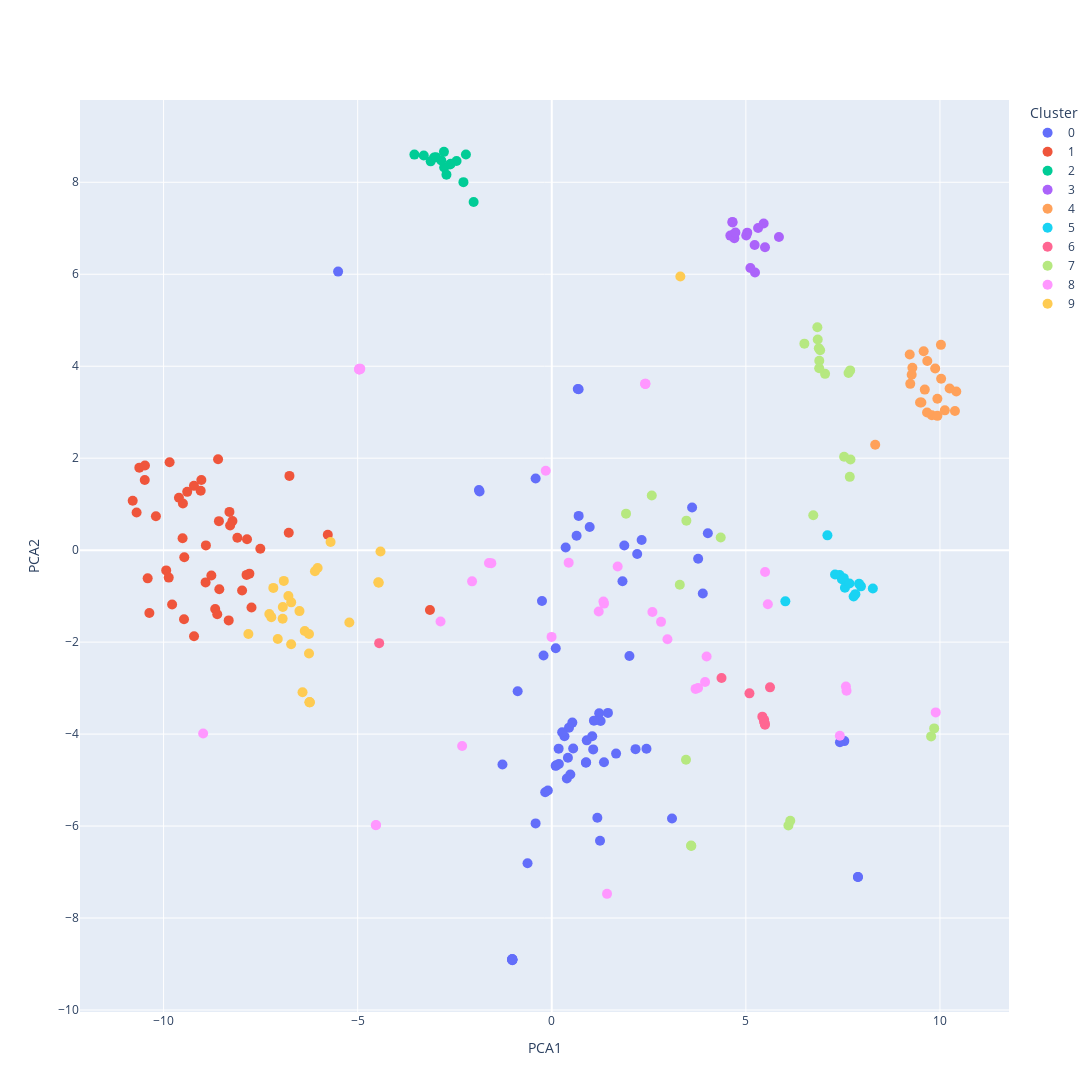

Write notebook code for a chart like this one.
### Markdown cell above
#### English

### Code cell
color_map = {i:px.colors.qualitative.Plotly[i] for i in range(10)}
lang = tsne_df_en['cluster'].map(color_map)

fig = go.Figure()

for cluster_value, cluster_color in color_map.items():
    cluster_data = tsne_df_en[tsne_df_en['cluster'] == cluster_value]
    fig.add_trace(go.Scatter(
        x=cluster_data['PC1'],
        y=cluster_data['PC2'],
        mode='markers',
        marker=dict(color=cluster_color, size=10),
        text=cluster_data['text'],
        name=cluster_value,
    ))

fig.update_layout(
    autosize=False,
    width=1500,
    height=1500,
    legend=dict(title='Cluster'),
    xaxis_title='PC1',
    yaxis_title='PC2'
)

fig.show()

### Figure 1 — Plotly figure (JSON) as saved in the notebook; plotly's stock layout.template omitted (floating-point values rounded to 4 significant figures)
{"data": [{"marker": {"color": "#636EFA", "size": 10}, "mode": "markers", "name": "0", "text": ["Son🥺", "Can't wait for this shitshow to be over and for next world cup. This one is such a waste 🗑 🙄. #nextplease #notoqatar2022 #boicotworldcup", "TERANGA boys 🇸🇳🇸🇳❤️", "You are the best lady😻🤩🙏👏♥️⚽🤠fifa.", "Rainbow 🌈🌈🌈 shame on fifa", "Waiting next game..steady team⚽💥🏃", "@dhofar_photo 🏳️⚧️☪️🏳️🌈", "@goodthanksyourself nice goal❤️", "@smithswith_ ❤️so good!!", "@the_real_thorstinho #onetwo 🤭🤭🤭🤭🤭", "Gay people, they are my favorite 🌈🌈", "Beauty of Qatar ❤️", "Hazard's the only reason im a chelsea fan 🐐💙", "@gokselinia they all good, u are the one being racist u woman with cartoon tshirt or I say Karen👩🏻🦰", "Asian's the best🇧🇭🇮🇷🇯🇵🇰🇷🇸🇦🇭🇲😍💪💪💪", "Italy >>❤️", "Mount❤️", "Once a player , always a player .To all such best players 🍷⚽💯💪", "Dude… YOUR team was so rude and had poor sportsmanship. This new generation think they are entitled😡 Any other country would have been honored to be in the world cup to play on the same field with these GREAT players from 🇭🇷 \n\nI hope this humbles them. Canada player were acting like little brats. Croatia shut them up and put them on time out. Literally OUT😂💪🏻🇭🇷🇭🇷🇭🇷🇭🇷🇭🇷🇭🇷🏆🏆🏆🏆⚽️⚽️⚽️🇭🇷🇭🇷🇭🇷🇭🇷🇭🇷🇭🇷🇭🇷🇭🇷🇭🇷", "@maidenles.s its game not war ☺️", "Follow m’y account please ❤️", "Morroco is the best 🇲🇦🖤", "@siavashsetoodeh1 where’s your freedom? Stay mad 🇺🇸🦅🇺🇸🦅🇺🇸", "Proudly Ghanaian 🇬🇭 🇬🇭 🇬🇭 🇬🇭 🇬🇭 ❤️", "Casemiro in his sublime form 💯💪🏻⚡⚽💥😎🇧🇷", "@kourosh_offiziell who has more has 5 ⭐️⭐️⭐️⭐️⭐️🤫", "@zarbassir what I love to ear ❤️", "The best version ever ❤️ #qatar @qatar", "The second golden age for the socceroos 🇦🇺🟡🟢", "Loveee this ❤️", "He gave us the best goal of the World Cup so far ❤️", "@kourosh_offiziell 🇧🇷🇧🇷🏆🏆🏆🏆🏆 🤫", "See the final score for another suprise 😌", "@qu_een_ora can and help me to celebrate 🎉 dear sister 🇨🇲🇨🇲🇨🇲🇨🇲🇨🇲🇨🇲🇨🇲🇨🇲", "I will wait for the Portugal match, and we are very sorry for Portugal's victory for Cristiano Ronaldo, because he will not be able to participate again in the World Cup if he does not win the cup this time 🤍🇵🇹", "the last one 💀", "@bruno.arn You’re not gonna win, Mbappe is coming again 👻👻👻👻👻👻", "So sweet❤️ Hope Korea and Japan both do our best in the next game☺️", "All out lets add new people\n\nWhere is Son?\nHome💀💀", "@sonam_la24 in ur dreams... Croatia!!!🇭🇷❤️✌️", "@__oresec_ yo I’m back, we won against Spain 💀 so good luck against Brazil", "Richarlison 🗿🍷", "@chester.was.here Belgium did thier best in 2018 & they were my most supported & favorite team 💙 ❤️.", "@nanaresty7 💯 hate Neymar though.", "Var 🖥 have another opinion 🤫", "@felicitassanto02 we're proud of our team! We still have 5 ⭐️ and nobody can take that away from us! 🇧🇷🇧🇷🇧🇷🇧🇷", "@lupaivatrainer champion are early to gone bake home 🛫🏠🏠", "Caption 💯", "Brazils back that way⬅️", "Respect for the drone operator🛐", "bro peru wasnt even in the wc💀", "@ludmilamasc someone DIDNT watch the match. shut up bruh💀.", "Where is ronaldo👨🏻🦯😔", "The best and only goat 🐐", "Hii dear mera name is Hansraj hai main jaipur se hu main apni study ke sath sath online partime work pichhle 2 months se kar raha hu agar aap bhi apni study ke saath saath partime ya full time work karna chahte ho contact me 6375438113 know the details 💯🚀🤔🤔", "They kost💀", "Where's Korea? Airportttttt ☠️", "Who’s that first guy? His answer ✨", "@larissa_ashley33 your language tells everything of your Country, how you don't have respect to others and criticise other representations. It's not nice at all. But as said before, I'm Croatian and I have respect to you. We are very, very proud of our players, Livakovic shines this year as well as Modric, Periodic, Gvardiol... We are not sad because they are going to play for the 3. Place, which is AMAZINGG and because they played the best football this World cup. They are winners for us! 🇭🇷 🥇", "@symon9001 hello ? 🤟🏽🇦🇷 some body here ?", "@mess_91_ @aiden44w home and happy🥳🥳🤌🏻", "Proudly Moroccan 🇲🇦🇲🇦🇲🇦🇲🇦❤️❤️❤️❤️", "Appreciate to the Admin❤️ who always updated us", "@sarou_lifestyle and you were right , they made history ♥️♥️", "They are so cute 🥹🥹", "@kunchan_13 And that happened... Wht a moment.. Historic... 🏆🐐"], "type": "scatter", "x": [-0.1687, 3.097, 1.221, 1.821, 7.887, 1.868, 2.001, 0.416, 0.1834, -0.1006, 7.888, 0.8795, 0.9766, -0.2122, 3.615, 0.1005, 0.1186, 2.315, 3.771, 0.8848, 0.4436, 7.537, -5.504, 1.042, 2.201, -1.86, 0.5518, 1.067, 1.258, 0.1769, 1.345, 0.3585, -0.416, 4.02, 2.158, -1.019, -0.8788, 1.657, -1.015, 1.086, -1.016, -0.4165, 7.423, 0.6922, -1.271, -1.876, 1.174, 0.6701, 0.327, 1.243, -1.013, -1.016, 0.1028, 0.6926, 3.891, -1.023, -0.6243, -0.2523, 2.439, 0.5296, 0.478, 1.447, 0.9018, 0.2675, 0.3886, 0.6393], "y": [-5.265, -5.834, -3.546, -0.6766, -7.109, 0.09938, -2.301, -4.516, -4.652, -5.227, -7.107, -4.624, 0.5038, -2.29, 0.9264, -4.69, -4.68, 0.2219, -0.1873, -4.61, -3.86, -4.152, 6.057, -4.046, -0.08189, 1.275, -4.313, -4.332, -3.716, -4.317, -4.612, 0.05724, 1.558, 0.3683, -4.327, -8.897, -3.069, -4.424, -8.901, -3.707, -8.916, -5.942, -4.179, 3.499, -4.66, 1.307, -5.819, 3.506, -4.048, -6.318, -8.896, -8.91, -2.134, 0.7453, -0.9422, -8.898, -6.809, -1.106, -4.32, -3.75, -4.879, -3.539, -4.136, -3.96, -4.965, 0.3144]}, {"marker": {"color": "#EF553B", "size": 10}, "mode": "markers", "name": "1", "text": ["@xidiwldnxjqpspqpskxls morroco is a siblingcountry aswell. 20% of them live in Belgium😂.", "@ryjpopp yeah says the people who can't Offord a stay in Qatar 😂", "@matheusgmezz u are goofy as heck😂", "Yes 2022 is different because Argentina will not go in round of 16 😂", "Why they burn Eden with the food question? 😂 @albert810 @chelo23", "@exclusivelysania you are complaining in every post get a life 😂", "@iuchinouen what does that have to do with my overall intelligence ? I would say you are the dump one here for not answering in a full sentence and for minding to girls dating business. You poor thing musst have a boring and sad life 😂", "@mounia.kr__ 😂😂😂 that's the fact about the football.. you people are still too backward(refused) to accept modern changes about modern football.. keep on believing on ancient believes😂😂... No matter the shades, Algeria have not wil never be part of the Qatar world cup😂. NEVER!!. Cameroon is a football giant with Africa and world records. there is nothing you can do about it so chill and enjoy football 😂", "@aa.09_05 In 2010 Messi  just went to South Africa and let my guy Diego Maradona down, Maradona realised why Ronaldo is superior to Messi after that World Cup 😂", "Howtf is he the man of the match? 😂", "@thisiz.a7med you wanted to talk about future?as far as i know marocco won 2-0 to Belgium but Croatia won 4-1 to Canada.Marocco?Whats that?I only know for Loserocco😂", "@tina.f.aoun @gretta.khoury_ bs rebho aalaykun😂😂😂😂😂", "@samiath_bk 😂keep laughing Senegal is the best", "@teodor.luks Argentina beat Poland, Saudi beat Mexico , Argentina,Saudi qualified😂", "All I watch was pessi missing a pen a 3 big chances in front of the goal 😂😂😂😂👏 small game player", "@mr_yasser25 yeah but u didn’t qualify 😂😂😂😂😂 try again in the next 4yrs 😂😂😂", "Plzz say one more time \"Where is messi\" 😂", "Thought is was sniper’s rifle at first 😂", "@izayahlopez1118 omg so sad an upset little inferior American 😂😂", "Man i Park 300 bags of cement in an hour that’s my job so don’t let us talk enjoy your money in peace 😂", "Gol salto olivier giround,offside😂", "@fine.kln it took you two days to think how to come back at me lol and do you even call this “fine” thing a joke 😂 honey 🤭😂", "They themselves said it portugal sui😂😂", "@nacho.cagiao imagine riding off the back of a game from 2014 😂😂", "@theonlyzeee__ ahahaha stpid brazil lost 😂😂", "@felipe.bohmann Brazil is out now still laughing even won against You Guys 😂", "@farzad_1818 pretty soon that will be 🫱🏾🫲🏽✈️🇳🇱🇧🇷🇪🇸 😂😂😂", "@aliaslam_08 So, Portugal vs Croatia in the final match.😂", "@tonyvieira120 Mate next time if you argue football with me without putting your money. I won’t give a reply.. ffs😂", "@enkiduh how about now 😂😂😂😂😂 ❤️❤️❤️❤️❤️", "You people should leave the innocent referee alone.He was paid by the English team to work on their favour by giving them 2 undeserving penalties but the God of French team made sure to expose them and made them lose.Now they are on their way home with their salty fans but crying and blaming the referee. You people should blame Harry Kane for missing that last undeserving penalty 😂😂😂😂", "Netherlands has never won anything. Oh wait, maybe a Euro once 😂", "@aashasz Exactly what I said but the blind fans are blaming the referee instead of blaming Harry Kane😢😂😂😂", "I thought that was lil durk for a sec😂", "Pogba always late....A Real African Timer😂😂😂😂❤️", "It's about class Messi doesn't support LGBTQ 😂?", "@bigstern50 nah morocco will win cause of referees VAR FIFA they need messi to win the world cup means more money expect foul calls, penalties , free kicks for morocco calling it now -(professional sports) put money on it while you can you might be rich 😂😂", "@yayatjie09 😂😂 ay y’all praise this guy too much 🤦🏾♂️", "@imgyan07 well you said it it's a prediction. It's still kinda true tho Croatia vs Morocco will still play a match 😂", "@its.me.anouar_ how about your players would play in their liga and not in the Europa! 😂 they will dream to play FWC", "@2k7.aa sadly all good things must come to an end but he will be taking this World Cup with him 😝😂", "@vialard_mathis right when I thought it was getting boring. I hadn't even registered the first goal😂", "😂does age matter?I think messi used to destroy old defenders at that age", "Now u understand what I mean kid 😂 I say there will be penalty in this match", "@i.am.rsb  Bro Carlos is right Pessy 4 goals all on Penalties, so you hate him for not mentioning a Penalty merchant😂"], "type": "scatter", "x": [-9.933, -9.467, -8.323, -9.511, -7.79, -7.508, -9.845, -10.62, -10.7, -8.67, -10.8, -9.216, -7.978, -10.41, -8.596, -8.099, -8.769, -7.863, -8.565, -9.218, -10.37, -9.027, -7.735, -7.851, -9.474, -8.226, -5.77, -8.617, -9.045, -6.776, -10.48, -8.286, -9.604, -8.918, -9.78, -9.867, -10.49, -6.758, -10.2, -9.502, -3.139, -8.575, -8.91, -8.304, -9.392], "y": [-0.4406, -0.1534, -1.527, 0.2604, -0.5112, 0.02926, 1.913, 1.795, 0.8187, -1.28, 1.074, -1.871, -0.8788, -0.6135, 1.976, 0.2685, -0.55, -0.5378, -0.85, 1.398, -1.368, 1.526, -1.246, 0.2369, -1.502, 0.6337, 0.3359, -1.395, 1.29, 0.3799, 1.842, 0.5373, 1.141, -0.7012, -1.181, -0.5972, 1.524, 1.615, 0.7358, 1.013, -1.301, 0.631, 0.1039, 0.8318, 1.268]}, {"marker": {"color": "#00CC96", "size": 10}, "mode": "markers", "name": "2", "text": ["@tiago.rendas2 bro I do know football but yesterday match that wasn't an offside lol 🤣🤣🤣what cause the camera showed his leg over the line but have you seen the last defender in the box 🤣🤣🤣go and learn football then come back chat to me", "@_francechy_ 🤣🤣🤣", "@5400.seconds are u there bro? 🤣", "@gousasmokingoniran I think that Biranvand's feet made Christian Polsic not have children anymore 🤣🤣🤣", "@realestate_topg what happened 🤣🤣", "@mitchellpolak  it was lucky win.... Argentine will destroy you 🤣🤣", "Priceless!! 🇨🇲\n🤣🤣🤣", "Did he score in this video 🤣", "Portugal humiliated you Shaq🤣🤣🤣\n￼", "@pictures_for_stickers Brazil 🇧🇷🛫🏠🤣🤣🤣🤣", "Yep, ney is gone🤣", "@goborm hehe Habibi🤣🤣", "@leobrajkovic2 Airport, this way ✈️🤣", "@twinty_999  airport this way 🤣👍🏻", "@_msomali_wao and guess what morocco also lost🤣🤣🤣🤣🤣🤣"], "type": "scatter", "x": [-3.539, -2.211, -2.621, -3.298, -2.453, -3.12, -2.602, -2.772, -3.032, -2.276, -2.846, -2.778, -2.714, -2.013, -2.984], "y": [8.601, 8.605, 8.385, 8.583, 8.463, 8.454, 8.402, 8.322, 8.54, 8.003, 8.473, 8.661, 8.166, 7.57, 8.546]}, {"marker": {"color": "#AB63FA", "size": 10}, "mode": "markers", "name": "3", "text": ["Netherlands👏👏👏 and also cricket", "Definitely!!! 👏👏👏👏👏", "@pr1ncesa_mar1 never! Korea is much better team! 👏", "He is completely right! 👏", "hand ball 👏", "The Bluetooth goal 👏", "@itsabdelfatah you were right 👏", "respect 👏", "The Best goal of the world cup👏👏👏⚽️", "Just an amazing team great job 👏🏻👏🏻👏🏻👏🏻👏🏻👏🏻👏🏻👏🏻❤️❤️❤️❤️", "@reemasul_r3 there u go I told u guys yall can win too, good job 👏🏻👏🏻 u guys won fair and square, dont feel low for ur team. They are good enough alrdy 👏🏻", "@porti_elias Its True buddy👏👏", "Best of luck upcoming final game @afaseleccion 👏👏👏🏆", "@fabreezy_ 👏👏👏 this is yours???", "@k.mbappe proud of you👏"], "type": "scatter", "x": [5.315, 4.654, 5.226, 4.703, 5.036, 5.458, 4.6, 4.656, 5.235, 5.493, 5.852, 5.01, 5.117, 4.662, 4.731], "y": [7.007, 7.138, 6.636, 6.784, 6.905, 7.104, 6.84, 7.123, 6.038, 6.588, 6.81, 6.843, 6.134, 6.852, 6.908]}, {"marker": {"color": "#FFA15A", "size": 10}, "mode": "markers", "name": "4", "text": ["We love you hazards🔥🔥🔥", "The France 🇫🇷 is on Fire 🔥", "dats literally my dad 🔥", "Best player 🔥🔥", "@pure_sh1thousery we are winer❤️❤️🔥🇮🇷🇮🇷🇮🇷🇮🇷", "My Favorite team 🔥🔥", "@nadoosh_ku I agreed with you from Saudi Arabia🔥🔥🔥", "Korea Vs Ghana was far better game 🔥🔥", "Musiala all the way🔥", "Rushford 🔥", "Nice game 🔥", "@beatbox_musicality For real bro🔥🔥🔥", "Cool🔥", "Mbappe on another level in this world cup🔥🔥🔥❤️", "The big and champions France in Qatar2022🔥", "@farzad_1818 I like both team but wowwww Maroccco 🔥", "@m.a.l.e.k.a.n.o_jr Just wait🔥", "Th rise of asian football ❤️❤️❤️proudly all Asian can say japan is a Asian football country...,🔥🔥🔥", "So much ❤️❤️❤️❤️ for CR7🔥🔥", "Go Croatia!!🔥🔥", "Uff he was the best 🔥🔥😍"], "type": "scatter", "x": [9.487, 9.877, 9.609, 9.791, 10.03, 9.667, 10.03, 9.235, 9.521, 10.42, 9.935, 9.934, 10.39, 9.29, 9.58, 9.271, 10.13, 9.221, 9.674, 10.25, 8.332], "y": [3.21, 3.951, 3.491, 2.933, 4.465, 2.992, 3.727, 3.616, 3.212, 3.451, 2.921, 3.293, 3.025, 3.966, 4.326, 3.814, 3.04, 4.255, 4.113, 3.517, 2.293]}, {"marker": {"color": "#19D3F3", "size": 10}, "mode": "markers", "name": "5", "text": ["Best World Cup ever 😍", "Wow nice moves robo😍😍😍😍😍😍😍😍 challenge accepted 🔥🔥🔥🔥", "Congrates Ghana!! Great job u guys did.😍 But I still don't understand why did the referee decided that way. 🥲", "Missing Italy in the world cup😍😍😍🇮🇹🇮🇹🇮🇹", "Argentina 3.points win yees❤️😘", "oooh jungkook and his song 😍And congratulations on the victory of the French", "Congratulations to Japan, Morocco, Brazil, South Korea and Qatar 😍", "HE SO FINE OMLL 😍", "Follow @__footycontent_ 😍", "France ❤️😍and Argentina 😍❤️❤️", "Looking forward to Hakimi vs MBappe'😍❤️ May the best win!", "@el_dado1004 ya ya ya, croatia lost to spain 6-0 in 2018. You are the kid who couldn't handle the facts and couldnt help yourself but to run your fingers through my comment. Stay mad bestie 😍", "@hassan.ahmed.07 6 Games 5 goals 3 assist now😍"], "type": "scatter", "x": [7.965, 7.101, 7.415, 7.776, 6.017, 7.474, 7.552, 7.916, 8.271, 7.821, 7.523, 7.297, 7.669], "y": [-0.7869, 0.3215, -0.5389, -1.008, -1.114, -0.6318, -0.8174, -0.7308, -0.8348, -0.9563, -0.609, -0.5289, -0.7261]}, {"marker": {"color": "#FF6692", "size": 10}, "mode": "markers", "name": "6", "text": ["@_hey.its.sup_ we did it 😉🙌", "CR7 ❤️🙌", "Japanese team was so good 😮🙌❤️", "@joyce_pecky they were well played🙌🏻🙌🏻", "@_anas_hussain__ rip mother and ur sister 🙌🏼", "We Respect Japan 🙌🙌🙌🔥🔥", "Meet you in final🙌🏻", "@areez.kxn go watch all the games 🙌😂", "Messi 🙌 🇦🇷 will win"], "type": "scatter", "x": [4.373, 5.467, 5.092, 5.424, 5.488, 5.622, 5.471, -4.446, 5.493], "y": [-2.781, -3.724, -3.114, -3.62, -3.767, -2.984, -3.69, -2.022, -3.798]}, {"marker": {"color": "#B6E880", "size": 10}, "mode": "markers", "name": "7", "text": ["@fatenalshoubaki respecting cultures goes both ways, i won't invite a muslim man to my house and force him to eat pork because \"it's in my culture to eat pork\", both hosts and guests should be able to respect eachother 👍", "@itisjuanderful AAJAA POR NO PERMITIR GAYS EN LA COPA MUNDIAL YO LO VEO EXCELENTE👏🔥", "@glg_sky yeah I’m sure Qatar being ranked financially behind Greece means they’re thriving 🙄", "This nikka sick wit it🔥😂", "He is our Nr 1 🇨🇭👍👍🇨🇭", "no bro many moroccans respect Croatia team, was a game full of fair-play 👌🏽", "Congrats and well done to🇧🇪@belgianreddevils who wins and wish the best and good luck too in the next match against🇲🇦@equipedumaroc and for🇨🇦@canadasoccer ,well done for fights until the end despite lost and wish the best and good luck too in the next match against🇭🇷@hns_cff !👏🙂😀😄😎👍⚽️", "@audrey_loves_nature_art this is word cup no campaign you region🙏", "Brilliant player 👏🔥", "Shout out to my boy @richarlison with the best goal in this world cup 2022👏🔥🇧🇷🇧🇷🇧🇷🇧🇷", "BRAZIL VS SERBIA....THE GAME BRAZIL PLAYED AGAINST A TEAM LIKE SERBIA WHICH HAD SUCH AN AMAZING DEFENCE🔥❤️ EVEN THOUGH I'M NOT A BRAZIL FAN😍 BUT WHATEVER FRANCE🔥❤️MY TEAMMMM😍MBAPPE 💗", "I'm heartbroken that we didn't do enough to go the next round, but in the end, we fought hard. 💔 And we're gonna continue fighting! They haven't seen the last of Mexico, at all! 🔥 See you all in 2026!! 🇲🇽🇲🇽💯💯", "🇹🇳 ❤️🔥 should be proud 👏", "Wow very gorgeous ❤️🔥😍", "Lol 🙄 buh d ball was taken from him", "the real blue lock🙌🔥🔥😍", "That throw was lit👏🔥", "Congratulations 🔥👏", "@eugeneolderman ...dear sunshine under the profile name *hillquiaswhatever* kindly be informed that by definition I do not reply to any private account in Instagram like yours for example...Moreover because I do not speak your language I would kindly ask you to stand a little out of my sun ☀️...PS. by the way it is not either polite or civilized to block in advance the reply to the person on whom you have addressed a comment...👎🕳️", "@afaseleccion come back match💥💥💥", "Thank you for entertaining me Japan, I'm waiting for the excitement again in four years👏❤️🔥🇯🇵🇯🇵❤️🔥", "Mashallah 🙌❤️🇲🇦🇲🇦🇲🇦A forever pride 👏💪", "Messi wins the this exciting wc!!! 👏🔥❤️🔥", "Argentina vs France 👏🔥👏🔥👏 Greatest rivalry", "Well played Morocco’s number 7 a good play maker enjoyed his movments 🔥 see you next time fight for 3rd 👏", "In the 1998 World Cup in France, it was clear that Belai did not want to fight for third place. The Netherlands was forced to play because of FIFA's threat.🙏👍"], "type": "scatter", "x": [9.772, 6.892, 3.589, 7.531, 9.851, 2.576, 3.298, 6.096, 6.851, 7.04, 6.737, 4.352, 6.914, 7.677, 3.594, 7.695, 6.879, 6.842, 3.458, 1.913, 7.645, 3.468, 7.687, 6.507, 6.889, 6.144], "y": [-4.05, 4.12, -6.422, 2.032, -3.876, 1.189, -0.7539, -5.987, 4.582, 3.833, 0.7576, 0.2762, 4.346, 1.594, -6.433, 1.972, 4.392, 4.846, -4.56, 0.7936, 3.854, 0.6414, 3.909, 4.491, 3.956, -5.886]}, {"marker": {"color": "#FF97FF", "size": 10}, "mode": "markers", "name": "8", "text": ["We are ready 💛💙❤️", "👏😄 next game please..⚽🏃", "Fantastis group..✌😄", "Nice trophy..smile it..get it..your trophy..🏆✌😄", "Wtf Mbappe wasn’t even the man of the match 🤦🏻♂️", "@shintia97s love over hate !! I'm sorry that you've got so much anger inside for another human. But I forgive you and send you love and support. 🫂🫂🤗🤗😘😘🏳️🌈🏳️🌈", "But you start to tremble knowing you face Saudi Arabia 🇸🇦 😆", "This is an insult\nWe lost because of their support🤦♂️", "I really wanna join them but I’m a Chinese😭😭😭", "@fxwoke  bravo  usa child killer 👏👏i m proud of you . You r right 😍😍😍😉🙃", "@yessin99 in the round of 16 after beating tunisia and denmark 💚💛🇦🇺🇦🇺🇦🇺🇦🇺🇮🇱🦘🦘", "@blueblink5254 dude also, I am embarrassed FOR YOU! 🤦♀️", "After 12 year of madness y’all couldn’t complete a simple penalty 🤦🏾♂️🤦🏾♂️", "Why do they always ask this question 🤦🏻♂️ Anyway everyone gives the same answer - \"I would give it to the whole team\" Are there any other questions?", "@whathappenedin1983 Mexico would have lost 6-0 to France, so Mexico still didn’t deserve to advance 😉", "@_stevaaa_r_ serbian players are shiit and so are the populist criminals in serbia 😝🥶", "@memphis is a lion 🦁🦁🦁", "Morata is second 😱", "Love Moroccan team ❤️💚", "@mr.talls.rainbow.world you look at this lolman😅 a man fallin' love to women, make 'happy family, and absolutely for 'future, and this reality from the God.. Don't be stupid human with the lol+stupid+destroy thingked😅😅😅", "Boys 🇧🇷❤️🍻", "@robertmikocevic yes 😉😉🔥", "Pakistan🇵🇰 and indian 🇮🇳 flags is together 🤝", "@victormosquera it was the back to back matches with PKs for me 😅", "I know for sure I’ll be missing the World Cup , No game days already feel weird 😒", "@yousselhak ok will see with France 😝😘", "Cancel this game. 😒😒", "Maybe a 6:1 hurts for a MOMENT, but the feeling when you lost AGAIN was amazing!!! trust me🙈🙈🙈🥹", "@manas.f.rollins bruh that's the Belgium flag 🤦", "@fifaworldcup shame on you 👎👎👎👎🤬", "@crocodile_bw \"no hate allowed\" ?🤫😉", "@the_rgzone thanks, greetings from Brazil🇧🇷🙌🏻🤝🏻😉", "Kids that never have to worries about money…..🤘🏻😆", "@_pierolb_ « I learned to think all by myself » 🤓😰", "@bensalma lmao u mad as hell and now you're finna lose against Croatia😈", "@planinic_ivana Your opinion is irrelevant now. They won🇦🇷🇦🇷🇦🇷 Something your country couldn't do lmaoooo hahaaaaaaa cry in misery😄", "Bye bye France!! 👋🏼👋🏼✈️ ✈️", "@anthonyengel7111 Are you still sure?😅😅😅😅"], "type": "scatter", "x": [7.421, 1.697, -1.558, 0.4353, -4.959, 2.815, -2.053, -4.948, -8.981, 5.495, 7.578, -4.943, -4.96, -4.964, 3.704, -2.866, 1.424, -0.00528, 7.594, 2.413, -0.1551, 3.949, -2.309, 2.409, -4.532, 5.566, -4.527, 2.592, -4.933, 9.891, 3.768, 3.988, 1.331, 1.209, 1.345, -1.618, 2.98, 2.406], "y": [-4.038, -0.3573, -0.2821, -0.2714, 3.947, -1.559, -0.6782, 3.936, -3.986, -0.4744, -2.965, 3.941, 3.929, 3.93, -3.017, -1.552, -7.474, -1.886, -3.058, 3.616, 1.727, -2.867, -4.257, 3.618, -5.982, -1.176, -5.977, -1.344, 3.943, -3.528, -2.999, -2.313, -1.115, -1.335, -1.162, -0.2792, -1.936, 3.615]}, {"marker": {"color": "#FECB52", "size": 10}, "mode": "markers", "name": "9", "text": ["@bf_steve Who do you think I cheer for 😂", "@jan_schawe to what 😂😂😂😂😂", "@dashotb the comment I was looking for 😂", "One Love 🌈✖ 😂😂😂 one two ✔ 🤭🤭🤭", "@afdhalulrizki42 😂 Stupid Football yes 😂", "@the_queen_of_adventure Haya bina ila lmondial 😂🇨🇲😍", "Bro was forced to do it😂😂😂😂😂", "De Paul always with him 😂", "@hamedsoltaniiiii67 take us out yourselves by winning 😂", "@hana_photographyc 😂 Well done 👏", "@anchan_0722_ 😂😂😂", "@88godiswithme 😂😂😂😂😂😂😂 congratulations!!", "@rya._.ntz23 and now denmark are out 😂", "@ban_all_mondays verpiss dich goodbye😂", "Right back at you 😂😂", "@spasho05 😂😂😂😂", "@richard.escobarc by 😂😂🇲🇦💪", "Wow so much fun 😂", "@marley4reall all that just to tie with the us😂", "@lucascosmepdm what happened my friend 😂😂🇦🇷🥱", "@ash.saalax 😂 what about it now", "@thecollective.conscious Hey ! Still crying ? 😂🇲🇦", "Keep crying england 😂😂😂😂", "You can’t drink tho😂", "@shreyanshpathak8717 😂", "@guilherme_tornich 💪🇦🇷🇦🇷🇦🇷😂😂", "@_fmbe_ What do you say? 😂😂😂🇦🇷🇦🇷🇦🇷🇦🇷"], "type": "scatter", "x": [-6.903, -6.254, -6.5, -5.215, -7.816, -4.412, -6.928, -6.713, -6.786, 3.312, -6.236, -6.421, -7.225, -6.714, -6.364, -6.244, -4.469, -7.058, -7.173, -6.032, -6.255, -6.101, -7.276, -6.933, -6.234, -4.457, -5.698], "y": [-0.6686, -2.248, -1.326, -1.572, -1.823, -0.02906, -1.235, -1.135, -0.9964, 5.952, -3.309, -3.092, -1.457, -2.045, -1.759, -3.308, -0.699, -1.932, -0.8208, -0.389, -1.825, -0.4578, -1.39, -1.493, -3.308, -0.7096, 0.1758]}], "layout": {"autosize": false, "height": 1500, "legend": {"title": {"text": "Cluster"}}, "width": 1500, "xaxis": {"title": {"text": "PCA1"}}, "yaxis": {"title": {"text": "PCA2"}}}}
